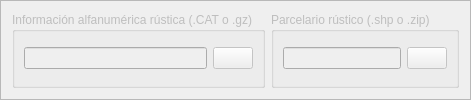
           <widget class="QFrame" name="frame">
            <property name="enabled">
             <bool>false</bool>
            </property>
            <property name="autoFillBackground">
             <bool>true</bool>
            </property>
            <property name="frameShape">
             <enum>QFrame::StyledPanel</enum>
            </property>
            <property name="frameShadow">
             <enum>QFrame::Plain</enum>
            </property>
            <layout class="QHBoxLayout" name="horizontalLayout">
             <item>
              <widget class="QGroupBox" name="Group_CAT_R">
               <property name="focusPolicy">
                <enum>Qt::NoFocus</enum>
               </property>
               <property name="title">
                <string>Información alfanumérica rústica (.CAT o .gz)</string>
               </property>
               <property name="flat">
                <bool>true</bool>
               </property>
               <layout class="QHBoxLayout" name="horizontalLayout_19">
                <item>
                 <widget class="QLineEdit" name="dir_cat_rust"/>
                </item>
                <item>
                 <widget class="QPushButton" name="button_cat_rust">
                  <property name="cursor">
                   <cursorShape>PointingHandCursor</cursorShape>
                  </property>
                  <property name="text">
                   <string/>
                  </property>
                  <property name="iconSize">
                   <size>
                    <width>20</width>
                    <height>20</height>
                   </size>
                  </property>
                 </widget>
                </item>
               </layout>
              </widget>
             </item>
             <item>
              <widget class="QGroupBox" name="Group_SHP_R">
               <property name="sizePolicy">
                <sizepolicy hsizetype="Preferred" vsizetype="Preferred">
                 <horstretch>0</horstretch>
                 <verstretch>0</verstretch>
                </sizepolicy>
               </property>
               <property name="title">
                <string>Parcelario rústico (.shp o .zip)</string>
               </property>
               <layout class="QHBoxLayout" name="horizontalLayout_27">
                <item>
                 <widget class="QLineEdit" name="dir_shp_rust"/>
                </item>
                <item>
                 <widget class="QPushButton" name="button_shp_rust">
                  <property name="cursor">
                   <cursorShape>PointingHandCursor</cursorShape>
                  </property>
                  <property name="text">
                   <string/>
                  </property>
                  <property name="iconSize">
                   <size>
                    <width>20</width>
                    <height>20</height>
                   </size>
                  </property>
                 </widget>
                </item>
               </layout>
              </widget>
             </item>
            </layout>
           </widget>
